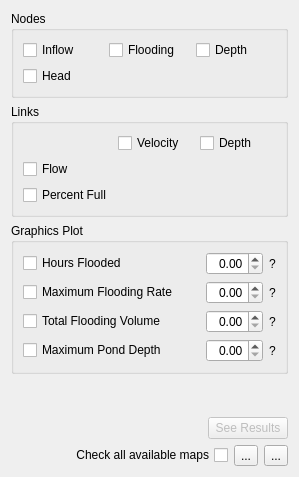
         <widget class="QWidget" name="scrollAreaWidgetContents">
          <property name="geometry">
           <rect>
            <x>0</x>
            <y>0</y>
            <width>299</width>
            <height>477</height>
           </rect>
          </property>
          <layout class="QGridLayout" name="gridLayout_111">
           <item row="5" column="0">
            <layout class="QGridLayout" name="gridLayout_119">
             <item row="1" column="0">
              <widget class="QgsCollapsibleGroupBox" name="links_cgb">
               <property name="title">
                <string>Links</string>
               </property>
               <property name="collapsed">
                <bool>true</bool>
               </property>
               <layout class="QGridLayout" name="gridLayout_123">
                <item row="0" column="0">
                 <layout class="QGridLayout" name="gridLayout_122">
                  <item row="0" column="1">
                   <widget class="QCheckBox" name="velocity_chbox">
                    <property name="toolTip">
                     <string>&lt;html&gt;&lt;head/&gt;&lt;body&gt;&lt;p&gt;SWMM.RPT: Link velocity (fps or mps).&lt;/p&gt;&lt;/body&gt;&lt;/html&gt;</string>
                    </property>
                    <property name="text">
                     <string>Velocity</string>
                    </property>
                   </widget>
                  </item>
                  <item row="2" column="0">
                   <widget class="QCheckBox" name="percent_full_chbox">
                    <property name="toolTip">
                     <string>SWMM.RPT: Link percent full (%).</string>
                    </property>
                    <property name="text">
                     <string>Percent Full</string>
                    </property>
                   </widget>
                  </item>
                  <item row="2" column="1" colspan="2">
                   <spacer name="horizontalSpacer_5">
                    <property name="orientation">
                     <enum>Qt::Horizontal</enum>
                    </property>
                    <property name="sizeType">
                     <enum>QSizePolicy::Minimum</enum>
                    </property>
                    <property name="sizeHint" stdset="0">
                     <size>
                      <width>40</width>
                      <height>20</height>
                     </size>
                    </property>
                   </spacer>
                  </item>
                  <item row="0" column="2">
                   <widget class="QCheckBox" name="link_depth_chbox">
                    <property name="toolTip">
                     <string>SWMM.RPT: Link depth (ft or m).</string>
                    </property>
                    <property name="text">
                     <string>Depth</string>
                    </property>
                   </widget>
                  </item>
                  <item row="1" column="0">
                   <widget class="QCheckBox" name="flow_chbox">
                    <property name="toolTip">
                     <string>&lt;html&gt;&lt;head/&gt;&lt;body&gt;&lt;p&gt;SWMM.RPT: Link flow (cfs or cms).&lt;/p&gt;&lt;/body&gt;&lt;/html&gt;</string>
                    </property>
                    <property name="text">
                     <string>Flow</string>
                    </property>
                   </widget>
                  </item>
                 </layout>
                </item>
               </layout>
              </widget>
             </item>
             <item row="0" column="0">
              <widget class="QgsCollapsibleGroupBox" name="nodes_cgb">
               <property name="title">
                <string>Nodes</string>
               </property>
               <property name="collapsed">
                <bool>true</bool>
               </property>
               <layout class="QGridLayout" name="gridLayout_114">
                <item row="0" column="0">
                 <layout class="QGridLayout" name="gridLayout_106">
                  <item row="0" column="2">
                   <widget class="QCheckBox" name="node_depth_chbox">
                    <property name="toolTip">
                     <string>&lt;html&gt;&lt;head/&gt;&lt;body&gt;&lt;p&gt;SWMM.RPTT: Node depth (ft or m).&lt;/p&gt;&lt;/body&gt;&lt;/html&gt;</string>
                    </property>
                    <property name="text">
                     <string>Depth</string>
                    </property>
                   </widget>
                  </item>
                  <item row="0" column="1">
                   <widget class="QCheckBox" name="flooding_chbox">
                    <property name="toolTip">
                     <string>&lt;html&gt;&lt;head/&gt;&lt;body&gt;&lt;p&gt;SWMM.RPT: Node flooding (cfs or cms).&lt;/p&gt;&lt;/body&gt;&lt;/html&gt;</string>
                    </property>
                    <property name="text">
                     <string>Flooding</string>
                    </property>
                   </widget>
                  </item>
                  <item row="1" column="0">
                   <widget class="QCheckBox" name="head_chbox">
                    <property name="toolTip">
                     <string>&lt;html&gt;&lt;head/&gt;&lt;body&gt;&lt;p&gt;SWMM.RPT: Node head (ft or m).&lt;/p&gt;&lt;/body&gt;&lt;/html&gt;</string>
                    </property>
                    <property name="text">
                     <string>Head</string>
                    </property>
                   </widget>
                  </item>
                  <item row="0" column="0">
                   <widget class="QCheckBox" name="inflow_chbox">
                    <property name="toolTip">
                     <string>&lt;html&gt;&lt;head/&gt;&lt;body&gt;&lt;p&gt;SWMM.RPT: Node Inflow (cfs or cms).&lt;/p&gt;&lt;/body&gt;&lt;/html&gt;</string>
                    </property>
                    <property name="text">
                     <string>Inflow</string>
                    </property>
                   </widget>
                  </item>
                  <item row="1" column="1" colspan="2">
                   <spacer name="horizontalSpacer_6">
                    <property name="orientation">
                     <enum>Qt::Horizontal</enum>
                    </property>
                    <property name="sizeType">
                     <enum>QSizePolicy::Minimum</enum>
                    </property>
                    <property name="sizeHint" stdset="0">
                     <size>
                      <width>40</width>
                      <height>20</height>
                     </size>
                    </property>
                   </spacer>
                  </item>
                 </layout>
                </item>
               </layout>
              </widget>
             </item>
             <item row="2" column="0">
              <widget class="QgsCollapsibleGroupBox" name="graphics_plot_cgb">
               <property name="title">
                <string>Graphics Plot</string>
               </property>
               <property name="collapsed">
                <bool>true</bool>
               </property>
               <layout class="QGridLayout" name="gridLayout_120">
                <item row="0" column="0">
                 <layout class="QGridLayout" name="gridLayout_115">
                  <item row="2" column="4">
                   <widget class="QLabel" name="total_flood_lbl">
                    <property name="text">
                     <string>?</string>
                    </property>
                   </widget>
                  </item>
                  <item row="1" column="3">
                   <widget class="QDoubleSpinBox" name="max_flood_dsb">
                    <property name="alignment">
                     <set>Qt::AlignRight|Qt::AlignTrailing|Qt::AlignVCenter</set>
                    </property>
                   </widget>
                  </item>
                  <item row="2" column="1">
                   <spacer name="horizontalSpacer_11">
                    <property name="orientation">
                     <enum>Qt::Horizontal</enum>
                    </property>
                    <property name="sizeHint" stdset="0">
                     <size>
                      <width>40</width>
                      <height>20</height>
                     </size>
                    </property>
                   </spacer>
                  </item>
                  <item row="0" column="1">
                   <spacer name="horizontalSpacer_9">
                    <property name="orientation">
                     <enum>Qt::Horizontal</enum>
                    </property>
                    <property name="sizeHint" stdset="0">
                     <size>
                      <width>40</width>
                      <height>20</height>
                     </size>
                    </property>
                   </spacer>
                  </item>
                  <item row="1" column="0">
                   <widget class="QCheckBox" name="max_flood_chbox">
                    <property name="toolTip">
                     <string>&lt;html&gt;&lt;head/&gt;&lt;body&gt;&lt;p&gt;SWMM.RPT: Node maximum flooding rate (cfs or cms).&lt;/p&gt;&lt;/body&gt;&lt;/html&gt;</string>
                    </property>
                    <property name="text">
                     <string>Maximum Flooding Rate</string>
                    </property>
                   </widget>
                  </item>
                  <item row="0" column="3">
                   <widget class="QDoubleSpinBox" name="hours_flooded_dsb">
                    <property name="sizePolicy">
                     <sizepolicy hsizetype="Minimum" vsizetype="Fixed">
                      <horstretch>0</horstretch>
                      <verstretch>0</verstretch>
                     </sizepolicy>
                    </property>
                    <property name="alignment">
                     <set>Qt::AlignRight|Qt::AlignTrailing|Qt::AlignVCenter</set>
                    </property>
                   </widget>
                  </item>
                  <item row="3" column="3">
                   <widget class="QDoubleSpinBox" name="max_pond_dsb">
                    <property name="alignment">
                     <set>Qt::AlignRight|Qt::AlignTrailing|Qt::AlignVCenter</set>
                    </property>
                   </widget>
                  </item>
                  <item row="0" column="4">
                   <widget class="QLabel" name="hours_lbl">
                    <property name="sizePolicy">
                     <sizepolicy hsizetype="Preferred" vsizetype="Preferred">
                      <horstretch>0</horstretch>
                      <verstretch>0</verstretch>
                     </sizepolicy>
                    </property>
                    <property name="text">
                     <string>?</string>
                    </property>
                   </widget>
                  </item>
                  <item row="2" column="0">
                   <widget class="QCheckBox" name="total_flood_chbox">
                    <property name="toolTip">
                     <string>&lt;html&gt;&lt;head/&gt;&lt;body&gt;&lt;p&gt;SWMM.RPT: Node total flooding volume (10&lt;span style=&quot; vertical-align:super;&quot;&gt;6&lt;/span&gt; gal or 10&lt;span style=&quot; vertical-align:super;&quot;&gt;6&lt;/span&gt; L).&lt;/p&gt;&lt;/body&gt;&lt;/html&gt;</string>
                    </property>
                    <property name="text">
                     <string>Total Flooding Volume</string>
                    </property>
                   </widget>
                  </item>
                  <item row="0" column="0">
                   <widget class="QCheckBox" name="hours_flooded_chbox">
                    <property name="toolTip">
                     <string>SWMM.RPT: Node hours flooded (hr).</string>
                    </property>
                    <property name="text">
                     <string>Hours Flooded</string>
                    </property>
                   </widget>
                  </item>
                  <item row="3" column="1">
                   <spacer name="horizontalSpacer_12">
                    <property name="orientation">
                     <enum>Qt::Horizontal</enum>
                    </property>
                    <property name="sizeHint" stdset="0">
                     <size>
                      <width>40</width>
                      <height>20</height>
                     </size>
                    </property>
                   </spacer>
                  </item>
                  <item row="1" column="1">
                   <spacer name="horizontalSpacer_10">
                    <property name="orientation">
                     <enum>Qt::Horizontal</enum>
                    </property>
                    <property name="sizeHint" stdset="0">
                     <size>
                      <width>40</width>
                      <height>20</height>
                     </size>
                    </property>
                   </spacer>
                  </item>
                  <item row="3" column="0">
                   <widget class="QCheckBox" name="max_pond_chbox">
                    <property name="toolTip">
                     <string>&lt;html&gt;&lt;head/&gt;&lt;body&gt;&lt;p&gt;SWMM.RPT: Node maximum ponded depth (ft or m).&lt;/p&gt;&lt;/body&gt;&lt;/html&gt;</string>
                    </property>
                    <property name="text">
                     <string>Maximum Pond Depth</string>
                    </property>
                   </widget>
                  </item>
                  <item row="2" column="3">
                   <widget class="QDoubleSpinBox" name="total_flood_dsb">
                    <property name="alignment">
                     <set>Qt::AlignRight|Qt::AlignTrailing|Qt::AlignVCenter</set>
                    </property>
                   </widget>
                  </item>
                  <item row="1" column="4">
                   <widget class="QLabel" name="max_flood_lbl">
                    <property name="text">
                     <string>?</string>
                    </property>
                   </widget>
                  </item>
                  <item row="3" column="4">
                   <widget class="QLabel" name="max_pond_lbl">
                    <property name="text">
                     <string>?</string>
                    </property>
                   </widget>
                  </item>
                 </layout>
                </item>
               </layout>
              </widget>
             </item>
            </layout>
           </item>
           <item row="8" column="0">
            <layout class="QGridLayout" name="gridLayout_116">
             <item row="0" column="1">
              <widget class="QToolButton" name="cg_storm_drain_btn">
               <property name="text">
                <string>...</string>
               </property>
              </widget>
             </item>
             <item row="0" column="0">
              <widget class="QCheckBox" name="check_storm_drain_chbox">
               <property name="layoutDirection">
                <enum>Qt::RightToLeft</enum>
               </property>
               <property name="text">
                <string>Check all available maps</string>
               </property>
              </widget>
             </item>
             <item row="0" column="2">
              <widget class="QToolButton" name="eg_storm_drain_btn">
               <property name="text">
                <string>...</string>
               </property>
              </widget>
             </item>
            </layout>
           </item>
           <item row="7" column="0">
            <layout class="QGridLayout" name="gridLayout_124">
             <item row="0" column="0">
              <spacer name="horizontalSpacer_3">
               <property name="orientation">
                <enum>Qt::Horizontal</enum>
               </property>
               <property name="sizeHint" stdset="0">
                <size>
                 <width>40</width>
                 <height>20</height>
                </size>
               </property>
              </spacer>
             </item>
             <item row="0" column="1">
              <widget class="QPushButton" name="see_nodes_results_btn">
               <property name="enabled">
                <bool>false</bool>
               </property>
               <property name="text">
                <string>See Results</string>
               </property>
              </widget>
             </item>
            </layout>
           </item>
           <item row="6" column="0">
            <spacer name="verticalSpacer_7">
             <property name="orientation">
              <enum>Qt::Vertical</enum>
             </property>
             <property name="sizeHint" stdset="0">
              <size>
               <width>20</width>
               <height>40</height>
              </size>
             </property>
            </spacer>
           </item>
          </layout>
         </widget>
